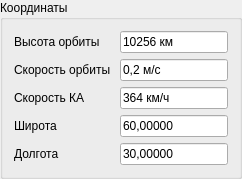
                 <widget class="QGroupBox" name="groupBox_2">
                  <property name="maximumSize">
                   <size>
                    <width>261</width>
                    <height>16777215</height>
                   </size>
                  </property>
                  <property name="title">
                   <string>Координаты</string>
                  </property>
                  <layout class="QVBoxLayout" name="verticalLayout_8">
                   <item>
                    <layout class="QHBoxLayout" name="horizontalLayout_11">
                     <item>
                      <widget class="QLabel" name="label_6">
                       <property name="minimumSize">
                        <size>
                         <width>100</width>
                         <height>0</height>
                        </size>
                       </property>
                       <property name="text">
                        <string>Высота орбиты</string>
                       </property>
                      </widget>
                     </item>
                     <item>
                      <widget class="QLineEdit" name="lineEdit_6">
                       <property name="text">
                        <string>10256 км</string>
                       </property>
                       <property name="readOnly">
                        <bool>true</bool>
                       </property>
                      </widget>
                     </item>
                    </layout>
                   </item>
                   <item>
                    <layout class="QHBoxLayout" name="horizontalLayout_12">
                     <item>
                      <widget class="QLabel" name="label_7">
                       <property name="minimumSize">
                        <size>
                         <width>100</width>
                         <height>0</height>
                        </size>
                       </property>
                       <property name="text">
                        <string>Скорость орбиты</string>
                       </property>
                      </widget>
                     </item>
                     <item>
                      <widget class="QLineEdit" name="lineEdit_7">
                       <property name="text">
                        <string>0,2 м/с</string>
                       </property>
                       <property name="readOnly">
                        <bool>true</bool>
                       </property>
                      </widget>
                     </item>
                    </layout>
                   </item>
                   <item>
                    <layout class="QHBoxLayout" name="horizontalLayout_13">
                     <item>
                      <widget class="QLabel" name="label_8">
                       <property name="minimumSize">
                        <size>
                         <width>100</width>
                         <height>0</height>
                        </size>
                       </property>
                       <property name="text">
                        <string>Скорость КА</string>
                       </property>
                      </widget>
                     </item>
                     <item>
                      <widget class="QLineEdit" name="lineEdit_8">
                       <property name="text">
                        <string>364 км/ч</string>
                       </property>
                       <property name="readOnly">
                        <bool>true</bool>
                       </property>
                      </widget>
                     </item>
                    </layout>
                   </item>
                   <item>
                    <layout class="QHBoxLayout" name="horizontalLayout_14">
                     <item>
                      <widget class="QLabel" name="label_9">
                       <property name="minimumSize">
                        <size>
                         <width>100</width>
                         <height>0</height>
                        </size>
                       </property>
                       <property name="text">
                        <string>Широта</string>
                       </property>
                      </widget>
                     </item>
                     <item>
                      <widget class="QLineEdit" name="lineEdit_9">
                       <property name="text">
                        <string>60,00000</string>
                       </property>
                       <property name="readOnly">
                        <bool>true</bool>
                       </property>
                      </widget>
                     </item>
                    </layout>
                   </item>
                   <item>
                    <layout class="QHBoxLayout" name="horizontalLayout_15">
                     <item>
                      <widget class="QLabel" name="label_10">
                       <property name="minimumSize">
                        <size>
                         <width>100</width>
                         <height>0</height>
                        </size>
                       </property>
                       <property name="text">
                        <string>Долгота</string>
                       </property>
                      </widget>
                     </item>
                     <item>
                      <widget class="QLineEdit" name="lineEdit_10">
                       <property name="text">
                        <string>30,00000</string>
                       </property>
                       <property name="readOnly">
                        <bool>true</bool>
                       </property>
                      </widget>
                     </item>
                    </layout>
                   </item>
                  </layout>
                 </widget>
